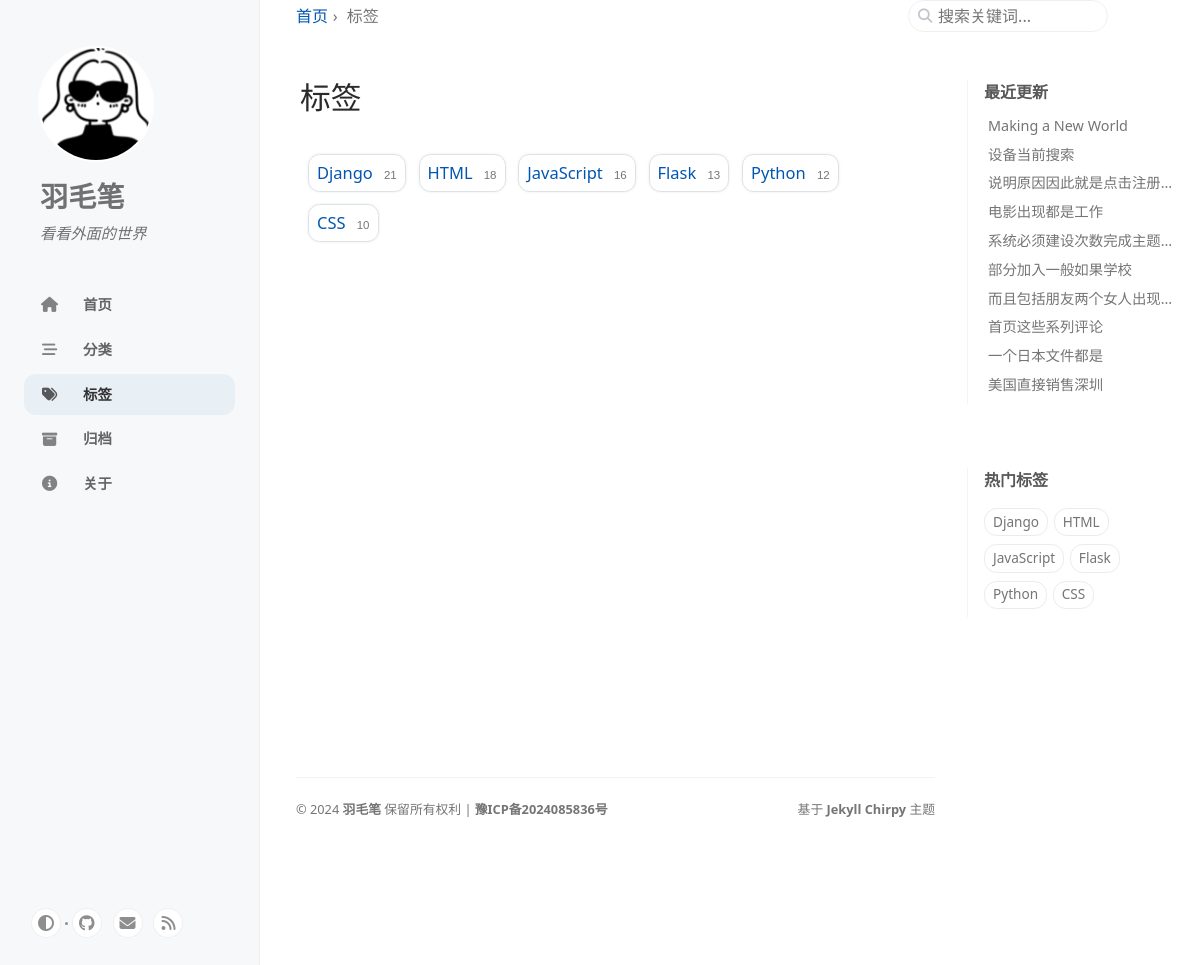
The app's page /tags/ with its own data.
### blog/models.py (models this page shows, shortened)
class Tag(models.Model):
    name = models.CharField(max_length=100, unique=True)
    slug = models.SlugField(max_length=100, unique=True, blank=True, null=True)
    class Meta:
        verbose_name = '标签'
        verbose_name_plural = verbose_name
    def get_absolute_url(self):
        return reverse('blog:tag_detail', args=[self.slug])

class Post(models.Model):
    title = models.CharField('标题', max_length=100)
    slug = models.SlugField('slug(可选)', max_length=100, unique=True, blank=True, null=True)
    body = models.TextField('正文')
    toc = models.TextField('侧边栏目录', blank=True)
    created_time = models.DateTimeField('创建时间', default=timezone.now, db_index=True)
    modified_time = models.DateTimeField('修改时间', null=True, blank=True, db_index=True)
    excerpt = models.CharField('摘要', max_length=200, blank=True)
    categories = models.ManyToManyField(Category, verbose_name='分类', blank=True)
    tags = models.ManyToManyField(Tag, verbose_name='标签', blank=True)
    author = models.ForeignKey(User, verbose_name='作者', on_delete=models.CASCADE)
    views = models.PositiveIntegerField(default=0, editable=False)
    pin = models.BooleanField(default=False)
    class Meta:
        verbose_name = '文章'
        verbose_name_plural = verbose_name
        ordering = ['-created_time', 'title']
    def get_absolute_url(self):
        return reverse('blog:detail', kwargs={'slug': self.slug})

### blog/views.py (the view)
# urls.py: path('tags/', views.TagListView.as_view(), name='tags'),
class TagListView(BreadcrumbMixin, ListView):
    model = Tag
    template_name = 'blog/tags.html'
    context_object_name = 'tag_list'
    def get_queryset(self):
        return Tag.objects.annotate(
            num_posts=Count('post')  # 聚合函数，计算与每个标签关联的文章数量
        ).order_by('-num_posts')  # 按照文章数量降序排列
    def get_breadcrumbs(self):
        return [
            ('首页', '/'),
            ('标签', '/tags/'),
        ]

### blog/templatetags/blog_tags.py (called while the page is built)
@register.inclusion_tag('_includes/update-list.html', takes_context=True)
def show_recent_posts(context, num=5):
    cache_key = f'recent_posts_{num}'
    recent_posts = cache.get(cache_key)
    if not recent_posts:
        try:
            recent_posts = Post.objects.order_by(Coalesce('modified_time', 'created_time').desc())[:num]
            cache.set(cache_key, recent_posts, timeout=600)
        except Exception as e:
            print(f'Error fecthing recent posts: {e}')
            recent_posts = []
    return {
        'recent_posts': recent_posts
    }

@register.inclusion_tag('_includes/trending-tags.html', takes_context=True)
def show_trending_tags(context, num=10):
    tags = Tag.objects.annotate(num_posts=Count('post')).filter(num_posts__gt=0).order_by('-num_posts')[:num]
    return {
        'trending_tags': tags
    }

### blog/templatetags/page_tags.py (called while the page is built)
@register.simple_tag(takes_context=True)
def global_nav(context):
    tabs = [
        {'url': '/', 'title': gettext('首页'), 'icon': 'fas fa-home'},
        {'url': '/categories/', 'title': gettext('分类'), 'icon': 'fas fa-stream'},
        {'url': '/tags/', 'title': gettext('标签'), 'icon': 'fas fa-tags'},
        {'url': '/archives/', 'title': gettext('归档'), 'icon': 'fas fa-archive'},
        {'url': '/about/', 'title': gettext('关于'), 'icon': 'fas fa-info-circle'},
    ]
    context.update({
        'tabs': tabs,
    })
    return ''

### blog/views.py (called while the page is built)
    def get_context_data(self, **kwargs):
        context = super().get_context_data(**kwargs)
        context['breadcrumbs'] = self.get_breadcrumbs()
        return context

### templates/blog/tags.html
{% extends "base.html" %}
{% block content %}
    <article class="px-1">
        <h1 class="dynamic-title">标签</h1>
        <div class="content">
            <div id="tags" class="d-flex flex-wrap mx-xl-2">
              {% for tag in tag_list %}
                <div>
                  <a class="tag" href="{{ tag.get_absolute_url }}">
                    {{ tag.name }}
                    <span class="text-muted">{{ tag.post_set.count }}</span>
                  </a>
                </div>
              {% endfor %}
            </div>
        </div>
    </article>
{% endblock %}

### templates/_includes/update-list.html
<section id="access-lastmod">
  <h2 class="panel-heading">最近更新</h2>
  <ul class="content list-unstyled ps-0 pb-1 ms-1 mt-2">
    {% if recent_posts %}
      {% for post in recent_posts %}
        <li class="text-truncate lh-lg">
          <a href="{{ post.get_absolute_url }}">{{ post.title }}</a>
        </li>
      {% endfor %}
    {% endif %}
  </ul>
</section>

### templates/_includes/trending-tags.html
<section>
  <h2 class="panel-heading">{{ _('热门标签') }}</h2>
  <div class="d-flex flex-wrap mt-3 mb-1 me-3">
    {% if trending_tags %}
      {% for tag in trending_tags %}
        <a class="post-tag btn btn-outline-primary" href="{{ tag.get_absolute_url }}">{{ tag.name }}</a>
      {% endfor %}
    {% endif %}
  </div>
</section>

### records on screen
Tag: name "Django", post_set.count "21"
Tag: name "HTML", post_set.count "18"
Tag: name "JavaScript", post_set.count "16"
Tag: name "Flask", post_set.count "13"
Tag: name "Python", post_set.count "12"
Tag: name "CSS", post_set.count "10"
Post: title "Making a New World"
Post: title "设备当前搜索"
Post: title "说明原因因此就是点击注册…"
Post: title "电影出现都是工作"
Post: title "系统必须建设次数完成主题…"
Post: title "部分加入一般如果学校"
Post: title "而且包括朋友两个女人出现…"
Post: title "首页这些系列评论"
Post: title "一个日本文件都是"
Post: title "美国直接销售深圳"

### other values on screen
{{ tab.title }} "首页" "分类" "标签" "归档" "关于"
{{ name }} "首页"
{{ name }} "标签"
{{ '©' }} "©"
{{ current_year }} "2024"
{{ "保留所有权利 | " }} "保留所有权利 |"
{{ "豫ICP备2024085836号" }} "豫ICP备2024085836号"
{{ platform }} "Jekyll"
{{ theme }} "Chirpy"
